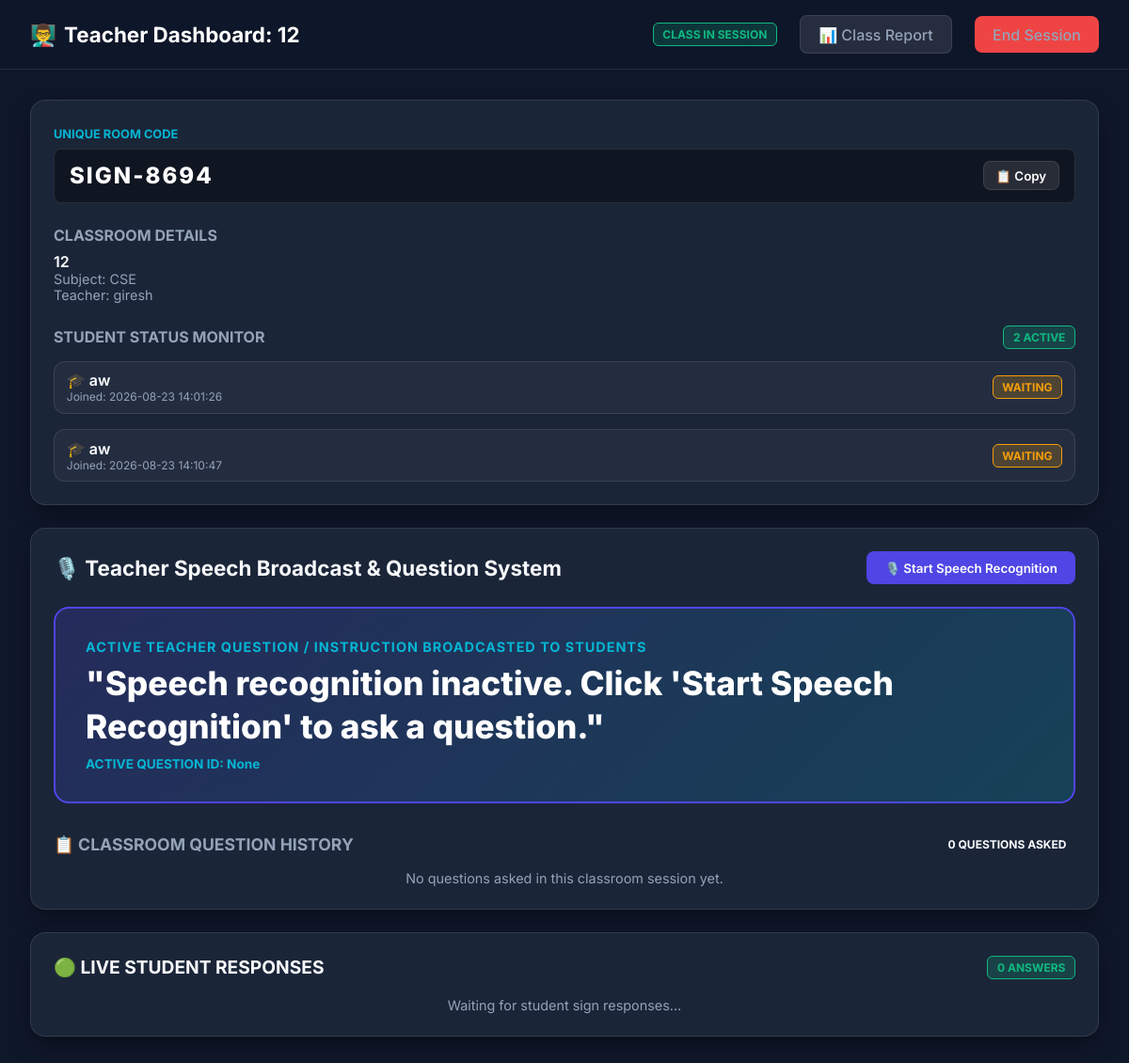
The page /teacher/SIGN-8694 on the database its author committed.
### tables this page shows
CREATE TABLE rooms (
                room_code TEXT PRIMARY KEY,
                teacher_name TEXT NOT NULL,
                room_name TEXT NOT NULL,
                subject TEXT NOT NULL,
                description TEXT,
                max_students INTEGER DEFAULT 30,
                password TEXT,
                created_at TEXT NOT NULL,
                status TEXT DEFAULT 'active'
            );

CREATE TABLE room_members (
                id INTEGER PRIMARY KEY AUTOINCREMENT,
                room_code TEXT NOT NULL,
                student_name TEXT NOT NULL,
                status TEXT DEFAULT 'online',
                joined_at TEXT NOT NULL,
                FOREIGN KEY (room_code) REFERENCES rooms (room_code)
            );

### app.py (the view)
@app.route('/teacher/<room_code>')
def teacher_dashboard_page(room_code):
    room = db.get_room(room_code)
    if not room:
        return redirect(url_for('index_page'))
    members = db.get_room_members(room_code)
    questions = db.get_questions_by_room(room_code)
    pending_requests = db.get_student_requests(room_code, status="pending")
    return render_template('teacher_dashboard.html', room=room, members=members, questions=questions, pending_requests=pending_requests)

### app.py (called while the page is built)
@app.after_request
def add_header(response):
    response.headers['Cache-Control'] = 'no-cache, no-store, must-revalidate'
    response.headers['Pragma'] = 'no-cache'
    response.headers['Expires'] = '0'
    return response

### src/database.py (called while the page is built, shortened)
    def _get_connection(self):
        return sqlite3.connect(self.db_path)

    def get_room(self, room_code):
        conn = self._get_connection()
        cursor = conn.cursor()
        cursor.execute("SELECT room_code, teacher_name, room_name, subject, description, max_students, password, created_at, status FROM rooms WHERE room_code = ?", (room_code,))
        row = cursor.fetchone()
        conn.close()
        if row:
            return {
                'room_code': row[0],
                'teacher_name': row[1],
                'room_name': row[2],
                'subject': row[3],
                'description': row[4],
                'max_students': row[5],
                'password': row[6],
                'created_at': row[7],
                'status': row[8]
            }
        return None

    def get_room_members(self, room_code):
        conn = self._get_connection()
        cursor = conn.cursor()
        cursor.execute("SELECT id, student_name, status, joined_at FROM room_members WHERE room_code = ? ORDER BY id ASC", (room_code,))
        rows = cursor.fetchall()
        conn.close()
        return [{'id': r[0], 'student_name': r[1], 'status': r[2], 'joined_at': r[3]} for r in rows]

    def get_questions_by_room(self, room_code):
        conn = self._get_connection()
        cursor = conn.cursor()
        cursor.execute("SELECT question_id, room_code, teacher_name, question_text, created_at FROM questions WHERE room_code = ? ORDER BY created_at DESC", (room_code,))
        rows = cursor.fetchall()
        conn.close()
        members = self.get_room_members(room_code)
        total_members = len(members)
        questions = []
        return questions

### templates/teacher_dashboard.html (shortened to what this page needs)
<!DOCTYPE html>
<html lang="en">
<head>
    <link rel="stylesheet" href="{{ url_for('static', filename='css/classroom.css') }}">
</head>
<body>
    <nav class="navbar">
        <div class="nav-brand">
            <span>👨‍🏫</span>
            <span>Teacher Dashboard: {{ room.room_name }}</span>
        </div>
        <div class="nav-links">
            <span class="badge badge-success" id="class-status-badge">CLASS IN SESSION</span>
            <a href="/report/{{ room.room_code }}" class="btn btn-secondary">📊 Class Report</a>
            <a href="/" class="btn btn-danger" onclick="return confirm('End class and return home?')">End Session</a>
        </div>
    </nav>
    <div class="container" style="max-width: 1600px;">
        <div class="dashboard-grid">
            <aside class="glass-card">
                <div style="margin-bottom: 1.5rem;">
                    <label style="font-size: 0.8rem; color: var(--secondary-color); font-weight: 700;">UNIQUE ROOM CODE</label>
                    <div style="display: flex; align-items: center; justify-content: space-between; background: rgba(0,0,0,0.4); padding: 0.8rem 1rem; border-radius: 0.5rem; margin-top: 0.4rem; border: 1px solid var(--border-color);">
                        <span style="font-size: 1.5rem; font-weight: 800; color: #fff; letter-spacing: 2px;" id="room-code-display">{{ room.room_code }}</span>
                        <button class="btn btn-secondary" onclick="navigator.clipboard.writeText('{{ room.room_code }}'); alert('Room Code Copied!')" style="padding: 0.4rem 0.8rem;">📋 Copy</button>
                    </div>
                </div>
                <div style="margin-bottom: 1.5rem;">
                    <h4 style="font-size: 1rem; color: var(--text-muted); margin-bottom: 0.5rem;">CLASSROOM DETAILS</h4>
                    <p style="font-weight: 600; color: #fff;">{{ room.room_name }}</p>
                    <p style="font-size: 0.9rem; color: var(--text-muted);">Subject: {{ room.subject }}</p>
                    <p style="font-size: 0.9rem; color: var(--text-muted);">Teacher: {{ room.teacher_name }}</p>
                </div>
                <div>
                    <div style="display: flex; justify-content: space-between; align-items: center; margin-bottom: 0.8rem;">
                        <h4 style="font-size: 1rem; color: var(--text-muted);">STUDENT STATUS MONITOR</h4>
                        <span class="badge badge-success" id="student-count-badge">{{ members|length }} Active</span>
                    </div>
                    <div class="timeline-list" id="student-list-container" style="max-height: 350px;">
                        {% for m in members %}
                        <div class="timeline-item" id="student-row-{{ m.student_name }}" style="padding: 0.6rem 0.8rem; display: flex; justify-content: space-between; align-items: center;">
                            <div>
                                <span style="font-weight: 600; color: #fff;">🎓 {{ m.student_name }}</span>
                                <div style="font-size: 0.75rem; color: var(--text-muted);" id="status-sub-{{ m.student_name }}">Joined: {{ m.joined_at }}</div>
                            </div>
                            <span class="badge badge-warning" id="status-tag-{{ m.student_name }}">WAITING</span>
                        </div>
                        {% else %}
                        <p style="font-size: 0.9rem; color: var(--text-muted); text-align: center;">Waiting for students to join...</p>
                        {% endfor %}
                    </div>
                </div>
            </aside>
            <main class="glass-card">
                <div style="display: flex; justify-content: space-between; align-items: center; margin-bottom: 1.5rem;">
                    <h3 style="font-size: 1.4rem;">🎙️ Teacher Speech Broadcast & Question System</h3>
                    <div style="display: flex; gap: 0.8rem;">
                        <button id="btn-toggle-speech" class="btn btn-primary" onclick="toggleTeacherSpeech()">🎙️ Start Speech Recognition</button>
                    </div>
                </div>
                <div class="accessible-teacher-box">
                    <label>ACTIVE TEACHER QUESTION / INSTRUCTION BROADCASTED TO STUDENTS</label>
                    <div class="accessible-text" id="teacher-live-transcript">"Speech recognition inactive. Click 'Start Speech Recognition' to ask a question."</div>
                    <div style="font-size: 0.85rem; color: var(--secondary-color); margin-top: 0.5rem; font-weight: 700;" id="active-question-id-tag">ACTIVE QUESTION ID: None</div>
                </div>
                <div style="display: flex; justify-content: space-between; align-items: center; margin-bottom: 1rem;">
                    <h4 style="font-size: 1.1rem; color: var(--text-muted);">📋 CLASSROOM QUESTION HISTORY</h4>
                    <span class="badge badge-secondary" id="total-questions-badge">{{ questions|length }} Questions Asked</span>
                </div>
                <div class="timeline-list" id="questions-history-container" style="max-height: 340px;">
                    {% for q in questions %}
                    <div class="timeline-item" style="cursor: pointer;" onclick="loadQuestionResponses('{{ q.question_id }}', '{{ q.question_text }}')">
                        <div class="timeline-header">
                            <span>❓ QUESTION #{{ loop.revindex }}</span>
                            <span class="badge badge-success">{{ q.answered_count }} / {{ members|length }} Answered</span>
                        </div>
                        <div class="timeline-message">"{{ q.question_text }}"</div>
                        <div style="font-size: 0.8rem; color: var(--text-muted); margin-top: 0.4rem; display: flex; justify-content: space-between;">
                            <span>Asked at: {{ q.created_at }}</span>
                            <span style="color: var(--secondary-color); font-weight: 600;">Click to view responses ➔</span>
                        </div>
                    </div>
                    {% else %}
                    <p style="font-size: 0.9rem; color: var(--text-muted); text-align: center;" id="no-questions-placeholder">No questions asked in this classroom session yet.</p>
                    {% endfor %}
                </div>
            </main>
            <aside class="glass-card">
                <div style="display: flex; justify-content: space-between; align-items: center; margin-bottom: 1.2rem;">
                    <h3 style="font-size: 1.2rem;">🟢 LIVE STUDENT RESPONSES</h3>
                    <span class="badge badge-success" id="responses-count-badge">0 Answers</span>
                </div>
                <div class="timeline-list" id="live-responses-container" style="max-height: 520px;">
                    <p style="font-size: 0.9rem; color: var(--text-muted); text-align: center;" id="no-responses-placeholder">Waiting for student sign responses...</p>
                </div>
            </aside>
        </div>
    </div>
</body>
</html>

### static/css/classroom.css (style rules this page uses)
:root { --primary-color: #4f46e5; --primary-hover: #4338ca; --secondary-color: #06b6d4; --bg-dark: #0f172a; --card-bg: rgba(30, 41, 59, 0.85); --border-color: rgba(255, 255, 255, 0.1); --text-main: #f8fafc; --text-muted: #94a3b8; --accent-green: #10b981; --accent-red: #ef4444; --accent-amber: #f59e0b; }
* { box-sizing: border-box; margin: 0; padding: 0; font-family: 'Inter', system-ui, -apple-system, sans-serif; }
body { background-color: var(--bg-dark); color: var(--text-main); min-height: 100vh; display: flex; flex-direction: column; }
.navbar { background: rgba(15, 23, 42, 0.95); backdrop-filter: blur(12px); border-bottom: 1px solid var(--border-color); padding: 1rem 2rem; display: flex; justify-content: space-between; align-items: center; position: sticky; top: 0; z-index: 100; }
.nav-brand { font-size: 1.4rem; font-weight: 700; color: #fff; display: flex; align-items: center; gap: 0.5rem; }
.nav-links { display: flex; gap: 1.5rem; align-items: center; }
.nav-links a { color: var(--text-muted); text-decoration: none; font-weight: 500; transition: color 0.2s; }
.btn { padding: 0.6rem 1.2rem; border-radius: 0.5rem; font-weight: 600; cursor: pointer; border: none; transition: all 0.2s; text-decoration: none; display: inline-flex; align-items: center; gap: 0.5rem; }
.btn-primary { background: var(--primary-color); color: #fff; }
.btn-secondary { background: rgba(255, 255, 255, 0.1); color: #fff; border: 1px solid var(--border-color); }
.btn-danger { background: var(--accent-red); color: #fff; }
.container { max-width: 1400px; margin: 0 auto; padding: 2rem; width: 100%; flex: 1; }
.glass-card { background: var(--card-bg); backdrop-filter: blur(16px); border: 1px solid var(--border-color); border-radius: 1rem; padding: 1.5rem; box-shadow: 0 10px 25px -5px rgba(0, 0, 0, 0.5); }
.dashboard-grid { display: grid; grid-template-columns: 300px 1fr 340px; gap: 1.5rem; }
@media (max-width: 1200px) { .dashboard-grid { grid-template-columns: 1fr; } }
.accessible-teacher-box { background: linear-gradient(135deg, rgba(79, 70, 229, 0.2) 0%, rgba(6, 182, 212, 0.2) 100%); border: 2px solid var(--primary-color); border-radius: 1rem; padding: 2rem; margin-bottom: 2rem; }
.accessible-teacher-box label { font-size: 0.9rem; text-transform: uppercase; letter-spacing: 1px; color: var(--secondary-color); font-weight: 700; display: block; margin-bottom: 0.5rem; }
.accessible-text { font-size: 2.2rem; font-weight: 800; color: #ffffff; line-height: 1.3; }
.badge { padding: 0.25rem 0.6rem; border-radius: 0.375rem; font-size: 0.75rem; font-weight: 700; text-transform: uppercase; }
.badge-success { background: rgba(16, 185, 129, 0.2); color: var(--accent-green); border: 1px solid var(--accent-green); }
.badge-warning { background: rgba(245, 158, 11, 0.2); color: var(--accent-amber); border: 1px solid var(--accent-amber); }
.timeline-list { display: flex; flex-direction: column; gap: 1rem; max-height: 400px; overflow-y: auto; }
.timeline-item { background: rgba(255, 255, 255, 0.04); border: 1px solid var(--border-color); padding: 1rem; border-radius: 0.75rem; }

### rows shown on the page
rooms: room_name "12", room_code "SIGN-8694", subject "CSE", teacher_name "giresh"
room_members: student_name "aw", joined_at "2026-08-23 14:01:26"
room_members: student_name "aw", joined_at "2026-08-23 14:10:47"

### other values the page prints
{{ members|length }} "2"
{{ questions|length }} "0"
